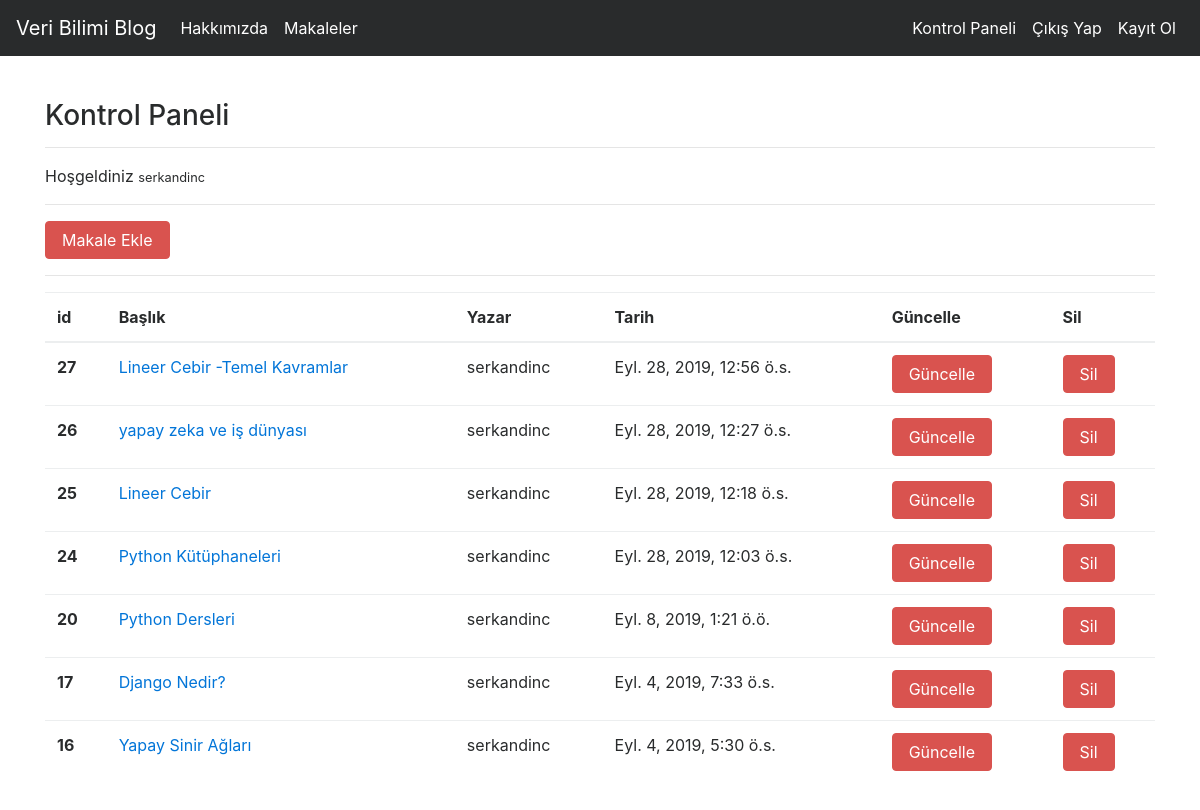
The page /dashboard/ (signed in) on the database its author committed.
### article/models.py (models this page shows, shortened)
class Article(models.Model):
    author = models.ForeignKey("auth.User",on_delete = models.CASCADE,verbose_name = "Yazar ")
    title = models.CharField(max_length = 50,verbose_name = "Başlık")
    content = RichTextField()
    created_date = models.DateTimeField(auto_now_add=True,verbose_name="Oluşturulma Tarihi")
    article_image = models.FileField(blank = True,null = True,verbose_name="Makaleye Fotoğraf Ekleyin")
    class Meta:
        ordering = ['-created_date']

### article/views.py (the view)
# urls.py: path('dashboard/',views.dashboard,name = "dashboard"),
@login_required(login_url="user:login")
def dashboard(request):
    articles = Article.objects.filter(author = request.user)
    context = {
        "articles": articles
    }
    return render(request,"dashboard.html",context)

### templates/dashboard.html
{% extends "layout.html" %}
{% block body %}
<h3>Kontrol Paneli</h3>
<hr>
<p>
 Hoşgeldiniz <small>{{request.user.username}}</small>
</p>
<hr>
<a class = "btn btn-danger" href ="{% url 'article:addarticle' %}"> Makale Ekle </a>
<hr>
{% if articles %}
<table class="table">
  <thead>
    <tr>
      <th scope="col">id</th>
      <th scope="col">Başlık</th>
      <th scope="col">Yazar</th>
      <th scope="col">Tarih</th>
        <th scope="col">Güncelle</th>
          <th scope="col">Sil</th>
    </tr>
  </thead>
  <tbody>
    {% for article in  articles %}
    <tr>
      <th scope="row">{{article.id}}</th>
      <td><a href="{% url 'article:detail' article.id %}">{{article.title}}</a></td>
      <td>{{article.author.username}}</td>
      <td>{{article.created_date}}</td>
      <td><a href="{% url 'article:update' article.id %}" class = "btn btn-danger">Güncelle</a></td>
      <td><a href="{% url 'article:delete' article.id %}"  class = "btn btn-danger">Sil</a></td>
    </tr>
    {% endfor %}
  </tbody>
</table>
{% else %}
<div class = "alert alert-danger">
   Henüz bir makaleniz bulunmuyor...
</div>
{% endif %}
{% endblock body %}

### rows shown on the page
Article: id "27", title "Lineer Cebir -Temel Kavramlar", author.username "serkandinc", created_date "Eyl. 28, 2019, 12:56 ö.s."
Article: id "26", title "yapay zeka ve iş dünyası", author.username "serkandinc", created_date "Eyl. 28, 2019, 12:27 ö.s."
Article: id "25", title "Lineer Cebir", author.username "serkandinc", created_date "Eyl. 28, 2019, 12:18 ö.s."
Article: id "24", title "Python Kütüphaneleri", author.username "serkandinc", created_date "Eyl. 28, 2019, 12:03 ö.s."
Article: id "20", title "Python Dersleri", author.username "serkandinc", created_date "Eyl. 8, 2019, 1:21 ö.ö."
Article: id "17", title "Django Nedir?", author.username "serkandinc", created_date "Eyl. 4, 2019, 7:33 ö.s."
Article: id "16", title "Yapay Sinir Ağları", author.username "serkandinc", created_date "Eyl. 4, 2019, 5:30 ö.s."

### other values the page prints
{{ request.user.username }} "serkandinc"
